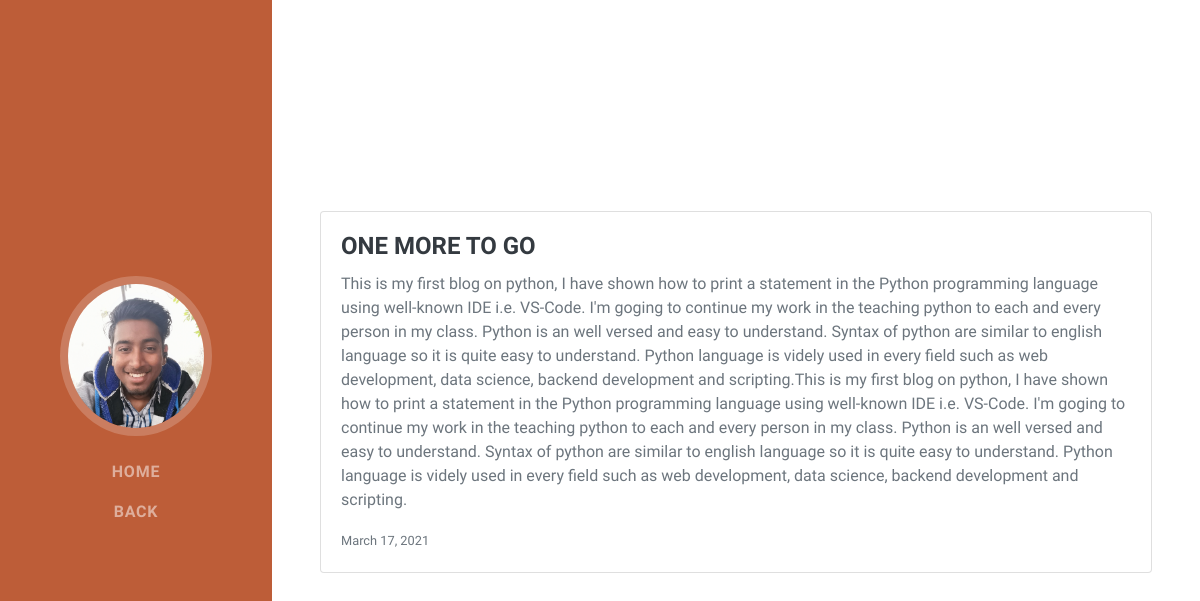
Page /blog/3 on the committed database.
### blog/models.py (models this page shows, shortened)
class Blog(models.Model):
    title = models.CharField(max_length=50)
    description = models.TextField()
    date = models.DateField()

### blog/views.py (the view)
# urls.py: path('<int:blog_id>', views.blog_detail, name='blog_detail'),
def blog_detail(request, blog_id):
    blog = get_object_or_404(Blog,id=blog_id)
    context = {
        'blog':blog
    }
    return render(request,'blog/blog_detail.html',context)

### blog/templates/blog/blog_detail.html (shortened to what this page needs)
<!DOCTYPE html>
{% load static %}
<html lang="en">
    <head>
        <link href="{% static 'css/styles.css' %}" rel="stylesheet" />
    </head>
    <body id="page-top">
        <nav class="navbar navbar-expand-lg navbar-dark bg-primary fixed-top" id="sideNav">
            <a class="navbar-brand js-scroll-trigger" href="#page-top">
                <span class="d-none d-lg-block"><img class="img-fluid img-profile rounded-circle mx-auto mb-2" src="{% static 'assets/img/profile_pic2.jpg' %}" alt="" /></span>
            </a>
            <div class="collapse navbar-collapse" id="navbarSupportedContent">
                <ul class="navbar-nav">
                    <li class="nav-item"><a class="nav-link js-scroll-trigger" href="{% url 'index' %}">Home</a></li>
                    <li class="nav-item"><a class="nav-link js-scroll-trigger" href="{% url 'blog:all_blogs' %}">Back</a></li>
                </ul>
            </div>
        </nav>
            <section class="resume-section" id="projects">
                <div class="resume-section-content">
                    <div class="card mb-3">
                        <div class="card-body">
                          <h4 class="card-title">{{ blog.title }}</h4>
                          <p class="card-text">{{blog.description}}</p>
                          <p class="card-text"><small class="text-muted">{{blog.date}}</small></p>
                        </div>
                      </div>
                </div>
            </section>
    </body>
</html>

### rows in the picture
Blog: title "ONE MORE TO GO", description "This is my first blog on python, I have shown how to print a statement in the Python programming language using well-known IDE i.e. VS-Code. I'm goging to continue my work in the teaching python to each and every person in my class. Python is an well versed and easy to understand. Syntax of python are similar to english language so it is quite easy to understand. Python language is videly used in every field such as web development, data science, backend development and scripting.This is my first blog on python, I have shown how to print a statement in the Python programming language using well-known IDE i.e. VS-Code. I'm goging to continue my work in the teaching python to each and every…", date "March 17, 2021"
